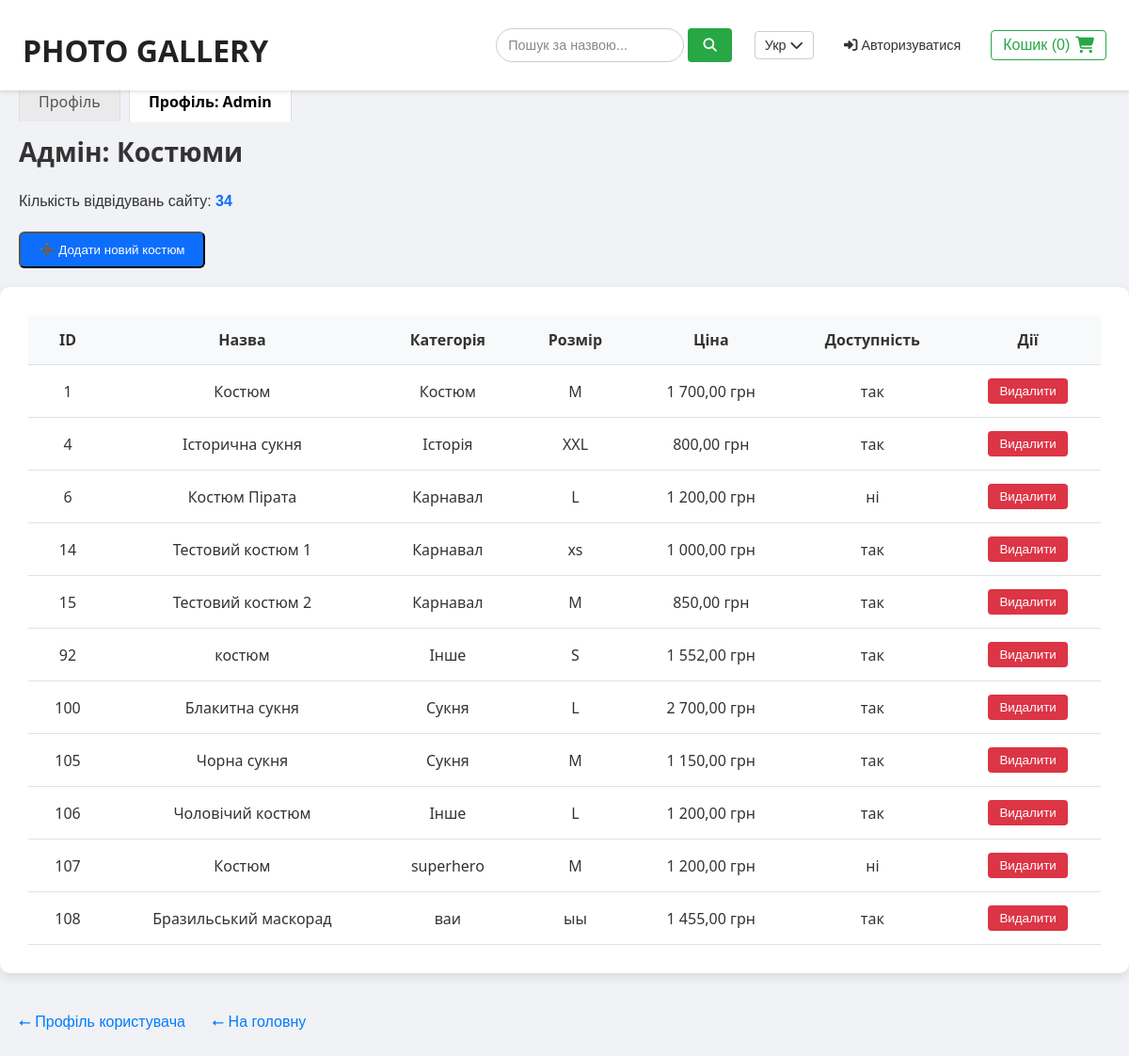
/views/profile.php?tab=admin, run on the app's committed database.
### tables this page shows
CREATE TABLE site_stats (
        stat_key   TEXT PRIMARY KEY,
        stat_value INTEGER
    );

CREATE TABLE "costumes" (
	"id"	INTEGER,
	"name"	TEXT NOT NULL,
	"category"	TEXT NOT NULL,
	"size"	TEXT NOT NULL,
	"price"	REAL NOT NULL,
	"available"	TEXT NOT NULL,
	"photo"	TEXT,
	"description"	TEXT,
	PRIMARY KEY("id" AUTOINCREMENT)
);

### views/profile.php (the view, shortened to what this page needs)
<?php
include __DIR__ . '/../header.php';
$activeTab = $_GET['tab'] ?? 'user';
if ($activeTab === 'admin') {
    try {
        $pdo = new PDO('sqlite:' . __DIR__ . '/../database.sqlite');
        $pdo->setAttribute(PDO::ATTR_ERRMODE, PDO::ERRMODE_EXCEPTION);
    } catch (Exception $e) {
        die("<p style='color:red;'>Не вдалося підключитися до БД: " . htmlspecialchars($e->getMessage()) . "</p>");
    }
    try {
        $stmt        = $pdo->query("SELECT * FROM costumes");
        $allCostumes = $stmt->fetchAll(PDO::FETCH_ASSOC);
    } catch (Exception $e) {
        $allCostumes = [];
        $dbError     = "Не вдалося завантажити костюми: " . htmlspecialchars($e->getMessage());
    }
    try {
        $stmt_visits = $pdo->prepare("SELECT stat_value FROM site_stats WHERE stat_key = 'visits'");
        $stmt_visits->execute();
        $visitsCount = (int)$stmt_visits->fetchColumn();
    } catch (Exception $e) {
        $visitsCount = 0;
    }
}
?>
<!DOCTYPE html>
<html lang="uk">
<head>
    <link rel="stylesheet" href="/lab2_costumes/css/style.css">
</head>
<body>
    <div class="tabs">
        <a href="profile.php?tab=user"  class="<?= $activeTab === 'user'  ? 'active' : '' ?>"><?= __('profile') ?></a>
        <a href="profile.php?tab=admin" class="<?= $activeTab === 'admin' ? 'active' : '' ?>"><?= __('profile') ?>: Admin</a>
    </div>
    <?php if ($activeTab === 'user'): ?>
        <h1>Інформація про користувача</h1>
        <div class="container" style="max-width: 400px; padding: 20px;">
            <div style="display: flex; margin-bottom: 12px;">
                <label style="width: 120px; font-weight: 600;">Прізвище:</label>
                <span>Савченко</span>
            </div>
            <div style="display: flex; margin-bottom: 12px;">
                <label style="width: 120px; font-weight: 600;">Ім’я:</label>
                <span>Єгор</span>
            </div>
            <div style="display: flex; margin-bottom: 12px;">
                <label style="width: 120px; font-weight: 600;">E-mail:</label>
                <span>beluga2777@gmail.com</span>
            </div>
            <div style="display: flex; margin-bottom: 12px;">
                <label style="width: 120px; font-weight: 600;">Дата народження:</label>
                <span>06.06.2006</span>
            </div>
        </div>
    <?php else: ?>
        <h1>Адмін: Костюми</h1>
        <div class="visits-counter">
            Кількість відвідувань сайту: <span><?= htmlspecialchars($visitsCount) ?></span>
        </div>
        <button id="showAddForm">➕ Додати новий костюм</button>
        <div class="container">
            <?php if (empty($allCostumes)): ?>
                <p style="font-size: 1.2rem; text-align: center; color: #555; font-family: Arial, sans-serif;">
                    Костюмів не знайдено.
                </p>
            <?php else: ?>
                <div class="table-container">
                    <table>
                        <tr>
                            <th>ID</th>
                            <th>Назва</th>
                            <th>Категорія</th>
                            <th>Розмір</th>
                            <th>Ціна</th>
                            <th>Доступність</th>
                            <th>Дії</th>
                        </tr>
                        <?php foreach ($allCostumes as $costume): ?>
                            <tr>
                                <td><?= $costume['id'] ?></td>
                                <td><?= htmlspecialchars($costume['name'], ENT_QUOTES) ?></td>
                                <td><?= htmlspecialchars($costume['category'], ENT_QUOTES) ?></td>
                                <td><?= htmlspecialchars($costume['size'], ENT_QUOTES) ?></td>
                                <td><?= number_format($costume['price'], 2, ',', ' ') ?> грн</td>
                                <td><?= $costume['available'] ? 'так' : 'ні' ?></td>
                                <td>
                                    <form method="POST" action="profile.php?tab=admin" style="display:inline;">
                                        <button type="submit" class="delete-btn">Видалити</button>
                                    </form>
                                </td>
                            </tr>
                        <?php endforeach; ?>
                    </table>
                </div>
            <?php endif; ?>
        </div>
        <div style="padding-left: 20px; font-family: Arial, sans-serif; margin-bottom: 40px;">
            <a href="profile.php?tab=user" style="margin-right: 24px; color: #007bff; text-decoration: none;">⭠ Профіль користувача</a>
            <a href="home.view.php" style="color: #007bff; text-decoration: none;">⭠ На головну</a>
        </div>
    <?php endif; ?>
</body>
</html>

### css/style.css (style rules this page uses)
*, *::before, *::after { box-sizing: border-box; margin: 0; padding: 0; }
html, body { width: 100%; height: 100%; font-family: 'Helvetica Neue', Arial, sans-serif; color: #333; background-color: #f5f5f5; line-height: 1.5; overflow-x: hidden; }
a { color: #007bff; text-decoration: none; transition: color 0.2s; }

### views/profile.php (style rules this page uses)
body { font-family: 'Segoe UI', sans-serif; margin: 0; background-color: #f0f2f5; }
.tabs { margin-bottom: 20px; padding-left: 20px; }
.tabs a { padding: 10px 20px; text-decoration: none; color: #555; border: 1px solid #ddd; border-bottom: none; border-radius: 4px 4px 0 0; margin-right: 5px; background-color: #eaeaea; font-weight: 500; }
.tabs a.active { background-color: #fff; font-weight: bold; color: #000; border-bottom: 1px solid #fff; }
h1 { font-size: 28px; margin: 0 0 20px 20px; color: #333; }
#showAddForm { display: inline-block; margin: 0 0 20px 20px; background: #0d6efd; color: white; padding: 10px 20px; border-radius: 6px; text-decoration: none; font-weight: 500; cursor: pointer; }
.container { max-width: 1200px; margin: 0 auto 40px; background: white; border-radius: 10px; padding: 30px; box-shadow: 0 4px 12px rgba(0,0,0,0.1); }
.table-container { overflow-x: auto; }
table { width: 100%; border-collapse: collapse; background-color: #fff; }
th, td { padding: 14px 20px; text-align: center; border-bottom: 1px solid #dee2e6; }
th { background-color: #f8f9fa; font-weight: 600; }
.delete-btn { background-color: #dc3545; color: #fff; border: none; border-radius: 4px; padding: 6px 12px; cursor: pointer; font-family: Arial, sans-serif; }
.visits-counter { margin: 0 20px 20px; font-size: 1rem; color: #333; font-family: Arial, sans-serif; }
.visits-counter span { font-weight: bold; color: #0d6efd; }

### data on the page
site_stats: stat_value "34"
costumes: id "1", name "Костюм", category "Костюм", size "М", price "1 700,00", available "так"
costumes: id "4", name "Історична сукня", category "Історія", size "XXL", price "800,00", available "так"
costumes: id "6", name "Костюм Пірата", category "Карнавал", size "L", price "1 200,00", available "ні"
costumes: id "14", name "Тестовий костюм 1", category "Карнавал", size "xs", price "1 000,00", available "так"
costumes: id "15", name "Тестовий костюм 2", category "Карнавал", size "M", price "850,00", available "так"
costumes: id "92", name "костюм", category "Інше", size "S", price "1 552,00", available "так"
costumes: id "100", name "Блакитна сукня", category "Сукня", size "L", price "2 700,00", available "так"
costumes: id "105", name "Чорна сукня", category "Сукня", size "M", price "1 150,00", available "так"
costumes: id "106", name "Чоловічий костюм", category "Інше", size "L", price "1 200,00", available "так"
costumes: id "107", name "Костюм", category "superhero", size "M", price "1 200,00", available "ні"
costumes: id "108", name "Бразильський маскорад", category "ваи", size "ыы", price "1 455,00", available "так"

### other printed values
$currentLangName "Укр"
__('login') "Авторизуватися"
__('cart') "Кошик"
$cartCount "0"
__('profile') "Профіль"
